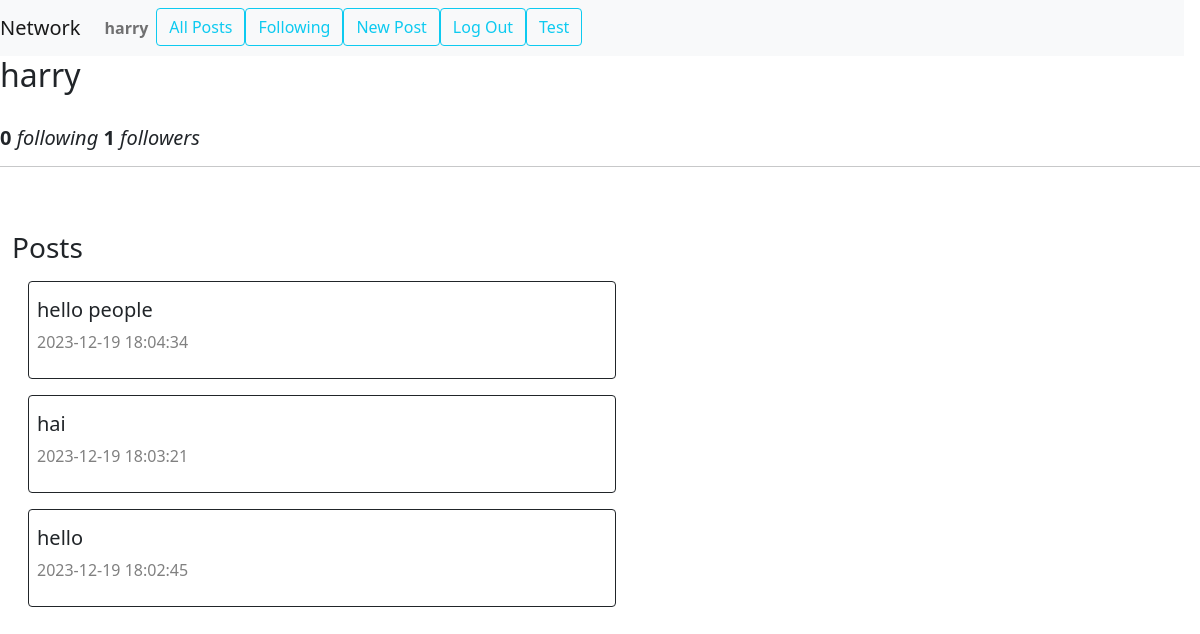
Page /profile/1 (signed in) on the earlier database version.
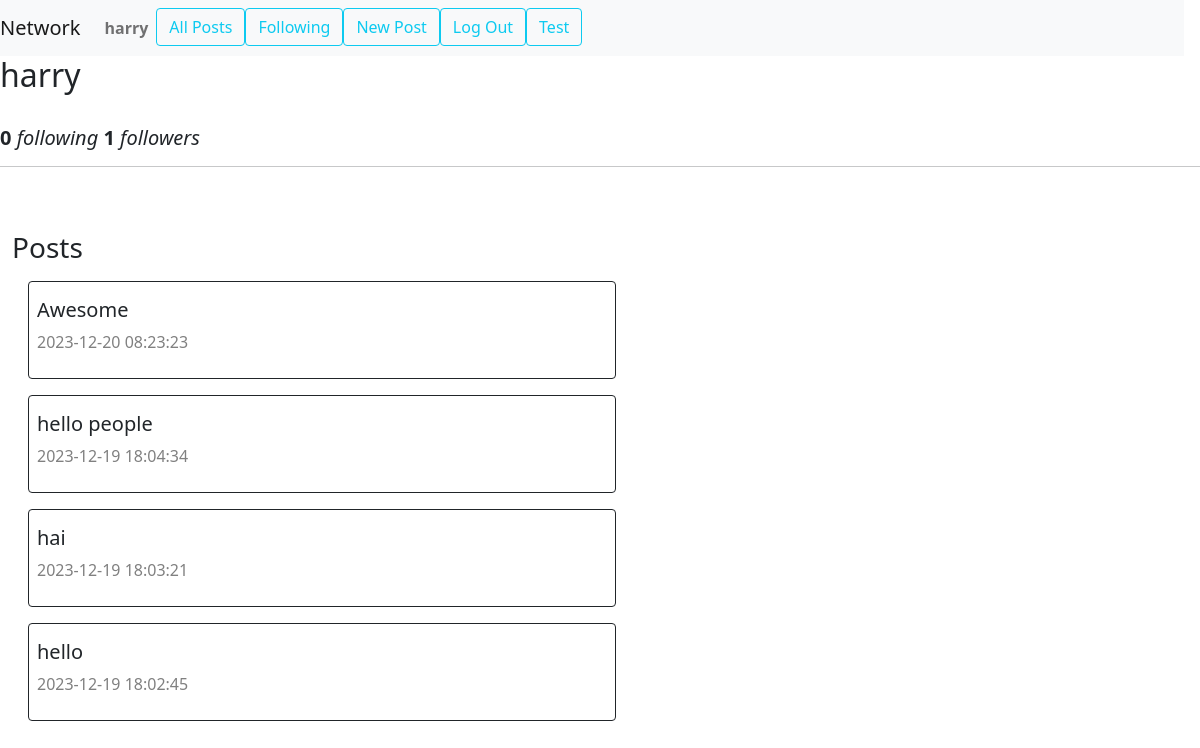
Same page on the later database version.
### app.py (models this page shows)
class Posts(db.Model):
    __tablename__ = "posts"
    id = db.Column(db.Integer, primary_key=True)
    content = db.Column(db.String(150), nullable=False)
    likes = db.Column(db.Integer, default=0)
    created_at = db.Column(db.DateTime(timezone=True), server_default=db.func.current_timestamp())
    person_id = db.Column(db.Integer, db.ForeignKey('users.id'),nullable=False)

### app.py (the view)
@app.route("/profile/<int:id>", methods=["GET", "POST"])
@login_required
def profile(id):
    current_user_id=session["user_id"]
    if current_user_id==id:
        current_user=Users.query.filter_by(id=id).first()
        profile=current_user
    else:
        profile=Users.query.filter_by(id=id).first()
        current_user=Users.query.filter_by(id=current_user_id).first()
    posts=Posts.query.filter_by(person_id=profile.id).order_by(Posts.created_at.desc()).all()
    is_user=current_user_id==profile.id
    is_following=False
    if not is_user:
        is_following=profile in current_user.following
    user_id=session.get("user_id")
    if user_id:
        current_user=Users.query.filter_by(id=user_id).first()
    else:
        current_user=None
    return render_template("profile.html",profile=profile,posts=posts,is_user=is_user,
                           is_following=is_following,current_user=current_user)

### app.py (called while the page is built)
@app.after_request
def after_request(response):
    response.headers["Cache-Control"] = "no-cache, no-store, must-revalidate"
    response.headers["Expires"] = 0
    response.headers["Pragma"] = "no-cache"
    return response

### helpers.py (called while the page is built)
def login_required(f):
    @wraps(f)
    def decorated_function(*args, **kwargs):
        if session.get("user_id") is None:
            return redirect("/login")
        return f(*args, **kwargs)
    return decorated_function

### templates/profile.html (shortened to what this page needs)
{% extends "layout.html" %}
{% block body %}
<div id="profile_div">
    <div>
        <h2>{{profile.username}}</h2>
        <h5 class="ml-3"></br><strong>{{profile.following|count}}</strong> <i>following </i>         <strong>{{profile.followers|count}}</strong> <i>followers</i><hr></h5>
    </div >
    <div class="container-fluid py-5 ">
        <h3 class="ml-3">Posts</h3>
        {% for item in posts%}
        <div class="border border-dark m-3 p-2 rounded w-50">
           <h5 class="mt-2">{{item.content}}</h5>
           <p><span style='color:grey;'>{{item.created_at}}</span></p>
        </div>
        {%endfor%}
    </div>
</div>
{% endblock %}

Differences in the rows shown:
added Posts: content "Awesome", created_at "2023-12-20 08:23:23"
